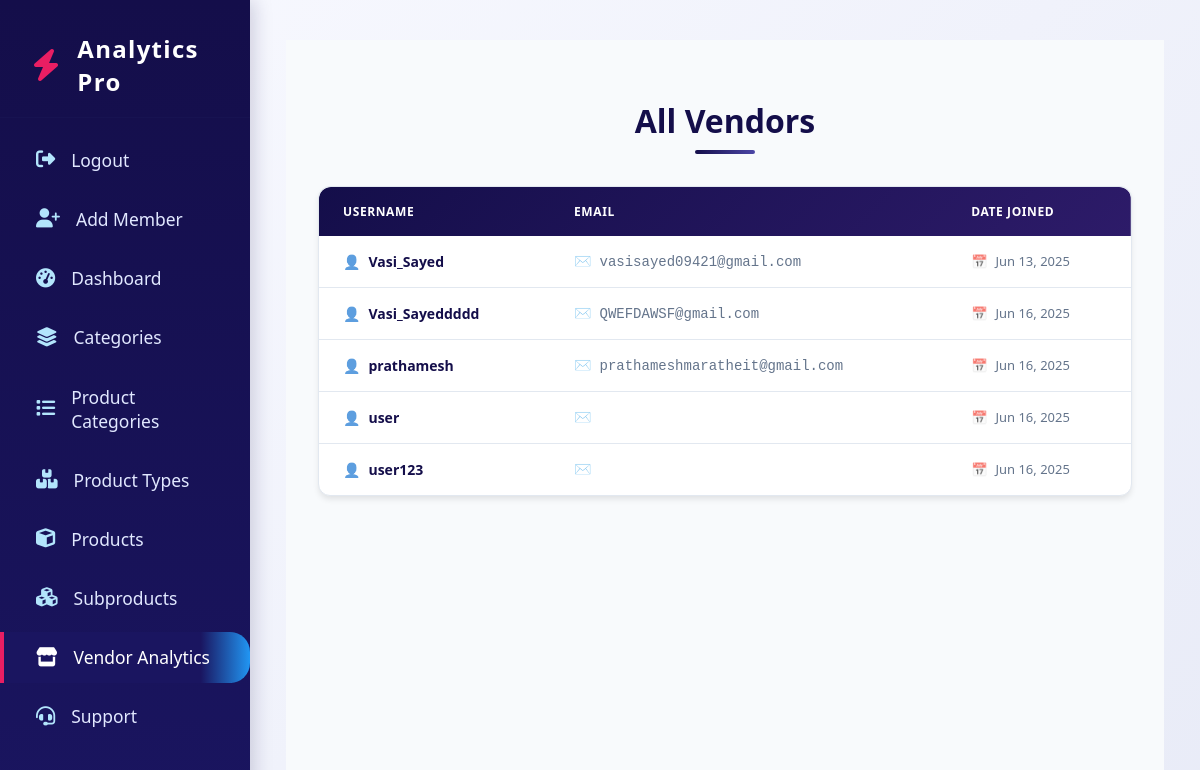
Page /analytics/ (signed in) on the committed database.
### accounts/models.py (models this page shows, shortened)
class User(AbstractUser):
    ROLE_CHOICES = (
        ('admin', 'Admin'),
        ('user', 'User'),
    )
    role = models.CharField(max_length=10, choices=ROLE_CHOICES, default='user')
    class Meta:
        verbose_name = "User"
        verbose_name_plural = "Users"
        ordering = ['username']

### analytics/views.py (the view)
# urls.py: path('', views.vendor_list_view, name='vendor_list'),
def vendor_list_view(request):
    if not check_admin_permission(request):
        return redirect('home')
    vendors = User.objects.filter(role='user')
    return render(request, 'analytics/list.html', {'title': 'All Vendors', 'vendors': vendors})

### analytics/views.py (called while the page is built)
def check_admin_permission(request):
    if not request.user.is_authenticated or request.user.role != 'admin':
        messages.error(request, "Access denied: Admins only.")
        return False
    return True

### analytics/templates/analytics/list.html (shortened to what this page needs)
{% extends 'admin.html' %}
{% block content %}
<div class="admin-content-wrapper">
    <div class="page-header">
        <h2 class="page-title">{{ title }}</h2>
        <div class="title-underline"></div>
    </div>
    <div class="table-container">
        <div class="table-wrapper">
            <table class="data-table">
                <thead>
                    <tr>
                        <th>Username</th>
                        <th>Email</th>
                        <th>Date Joined</th>
                    </tr>
                </thead>
                <tbody>
                    {% for vendor in vendors %}
                    <tr class="table-row">
                        <td class="username-cell">{{ vendor.username }}</td>
                        <td class="email-cell">{{ vendor.email }}</td>
                        <td class="date-cell">{{ vendor.date_joined|date:"M d, Y" }}</td>
                    </tr>
                    {% endfor %}
                </tbody>
            </table>
        </div>
    </div>
</div>
{% endblock %}

### rows in the picture
User: username "Vasi_Sayed", email "vasisayed09421@gmail.com", date_joined "Jun 13, 2025"
User: username "Vasi_Sayeddddd", email "QWEFDAWSF@gmail.com", date_joined "Jun 16, 2025"
User: username "prathamesh", email "prathameshmaratheit@gmail.com", date_joined "Jun 16, 2025"
User: username "user", date_joined "Jun 16, 2025"
User: username "user123", date_joined "Jun 16, 2025"

### other values in the picture
{{ title }} "All Vendors"
